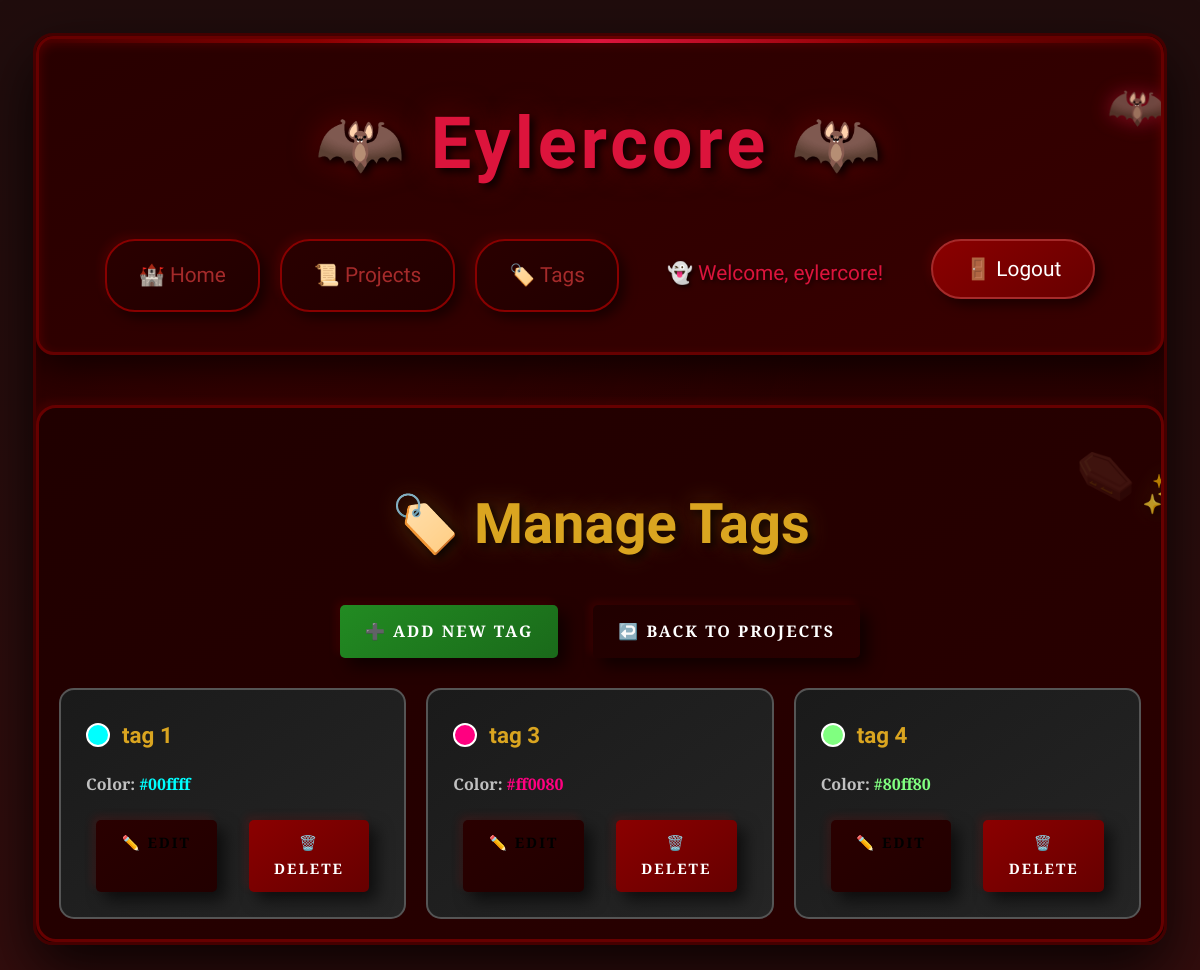
Before: /tags/ (signed in) with the older database file.
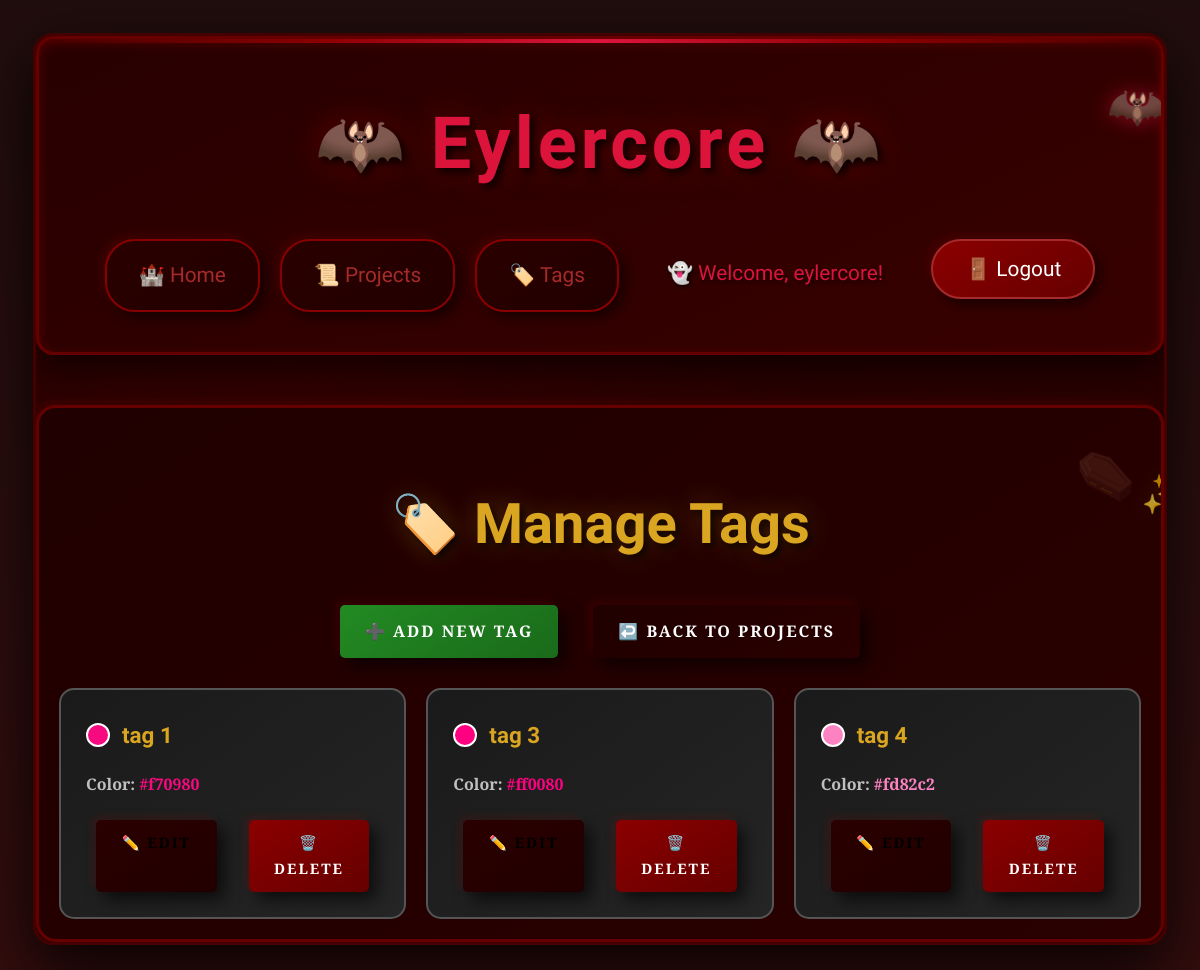
After: the same page with the newer database file.
### main_app/models.py (models this page shows, shortened)
class Tag(models.Model):
    name = models.CharField(max_length=50, unique=True)
    color = models.CharField(max_length=7, default='#8b0000')
    created_at = models.DateTimeField(auto_now_add=True)
    class Meta:
        ordering = ['name']

### main_app/views.py (the view)
# urls.py: path('tags/', views.tags_index, name='tags_index'),
@login_required
def tags_index(request):
    tags = Tag.objects.all()
    return render(request, 'tags/index.html', {'tags': tags})

### templates/tags/index.html (shortened to what this page needs)
{% extends 'base.html' %}
{% block content %}
<div class="project-details">
    <h2>🏷️ Manage Tags</h2>
    <div class="action-buttons">
        <a href="{% url 'main_app:add_tag' %}" class="btn btn-save">➕ Add New Tag</a>
        <a href="{% url 'main_app:projects_index' %}" class="btn btn-back">↩️ Back to Projects</a>
    </div>
    {% if tags %}
    <div class="tags-grid">
        {% for tag in tags %}
        <div class="tag-card">
            <div class="tag-header">
                <span class="tag-color-indicator" style="background: {{ tag.color }};"></span>
                <h3>{{ tag.name }}</h3>
            </div>
            <div class="tag-color-info">
                <strong>Color:</strong> <span class="tag-color-value" style="color: {{ tag.color }};">{{ tag.color }}</span>
            </div>
            <div class="tag-actions">
                <a href="{% url 'main_app:edit_tag' tag.id %}" class="btn btn-edit">✏️ Edit</a>
                <a href="{% url 'main_app:delete_tag' tag.id %}" class="btn btn-delete">🗑️ Delete</a>
            </div>
        </div>
        {% endfor %}
    </div>
    {% endif %}
</div>
{% endblock %}

### templates/base.html (shortened to what this page needs)
<!DOCTYPE html>
<html lang="en">
<head>
    {% load static %}
    <link rel="stylesheet" href="{% static 'main_app/css/style.css' %}">
</head>
<body>
    <div class="container">
        <div class="header">
            <h1>🦇 Eylercore 🦇</h1>
        <div class="nav-links">
            <a href="{% url 'main_app:home' %}">🏰 Home</a>
            <a href="{% url 'main_app:projects_index' %}">📜 Projects</a>
            <a href="{% url 'main_app:tags_index' %}">🏷️ Tags</a>
            {% if user.is_authenticated %}
                <span>👻 Welcome, {{ user.username }}!</span>
                <form action="{% url 'logout' %}" method="post" class="nav-form">
                    <button type="submit" class="btn-logout-nav">🚪 Logout</button>
                </form>
            {% else %}
                <a href="{% url 'login' %}">🔑 Login</a>
                <a href="{% url 'main_app:signup' %}">📝 Sign Up</a>
            {% endif %}
        </div>
        </div>
        <div class="content">
            {% block content %}
            {% endblock %}
        </div>
    </div>
</body>
</html>

Changed rows visible on the page:
changed Tag "tag 1": color "#00ffff" → "#f70980"
changed Tag "tag 4": color "#80ff80" → "#fd82c2"
